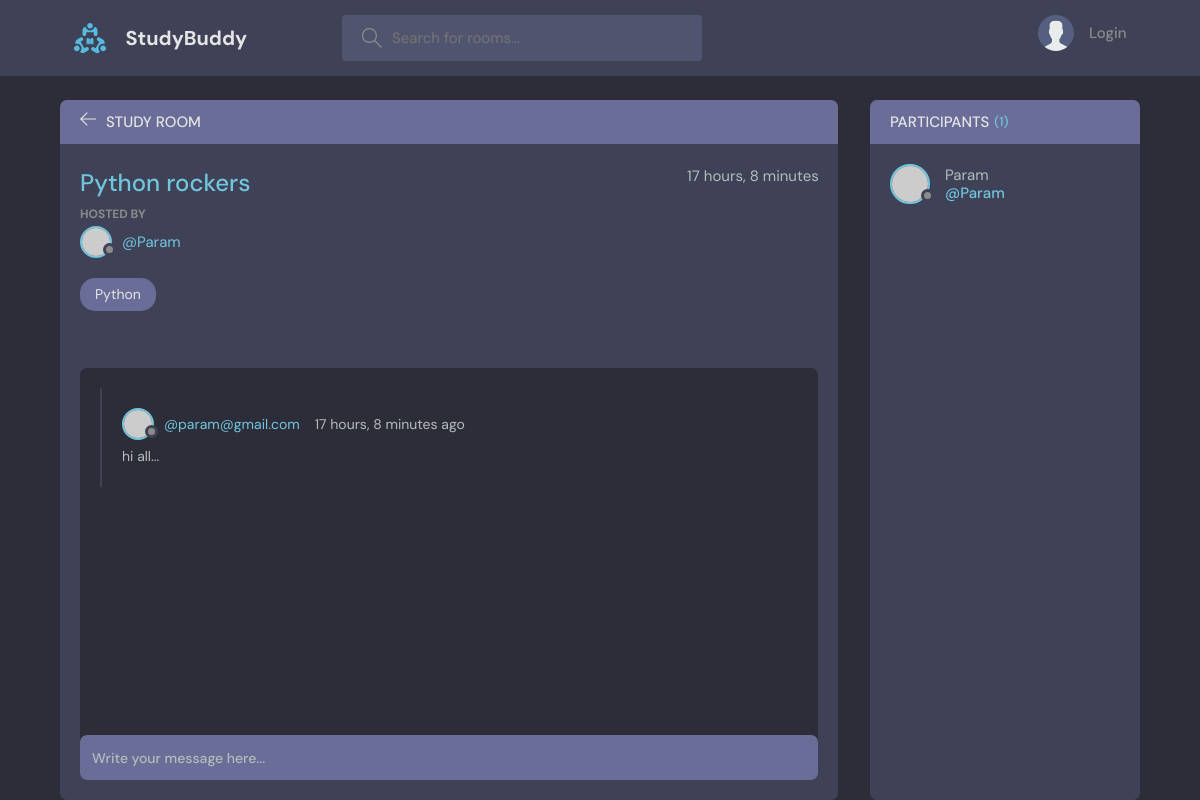
The page /room/1/ on the database its author committed.
### base/models.py (models this page shows, shortened)
class Room(models.Model):
    host=models.ForeignKey(User,on_delete=models.SET_NULL,null=True)
    topic=models.ForeignKey(Topic,on_delete=models.SET_NULL,null=True)
    name=models.CharField(max_length=200)
    participants=models.ManyToManyField(User,related_name="participants",blank=True)
    description=models.TextField(null=True,blank=True)
    updated=models.DateTimeField(auto_now=True)
    created=models.DateTimeField(auto_now_add=True)
    class Meta():
        ordering=['-updated','-created']

class User(AbstractUser):
    name=models.CharField(max_length=200,null=True)
    email = models.EmailField(max_length=255, unique=True)
    bio=models.TextField(null=True)
    avatar=models.ImageField(null=True,default="avatat.svg")
    USERNAME_FIELD="email"
    REQUIRED_FIELDS=[]

class Topic(models.Model):
    name=models.CharField(max_length=200)
    def __str__(self):
        return self.name

class Message(models.Model):
    user=models.ForeignKey(User,on_delete=models.CASCADE)
    room=models.ForeignKey(Room,on_delete=models.CASCADE)
    body=models.TextField()
    updated=models.DateTimeField(auto_now=True)
    created=models.DateTimeField(auto_now_add=True)
    class Meta():
        ordering=['-updated','-created']
    def __str__(self):
        return self.body[:50]

### base/views.py (the view)
# urls.py: path('room/<str:pk>/',views.getRoom),
def room(req,pk):
    data=Room.objects.get(id=pk)
    room_messages=data.message_set.all()
    participants=data.participants.all()
    if req.method=='POST':
        Message.objects.create(user=req.user,room=data,body=req.POST.get('body'))
        data.participants.add(req.user)
        return redirect('room',pk=data.id)
    print("🚀 ~ room_messages:", room_messages)
    context={'room':data,'room_messages':room_messages,'participants':participants}
    return render(req,"base/room.html",context)

### base/templates/base/room.html (shortened to what this page needs)
{%extends 'main.html'%} {%block content%}
<main class="profile-page layout layout--2">
  <div class="container">
    <div class="room">
      <div class="room__top">
        <div class="room__topLeft">
          <a href="{%url 'home'%}">
            <svg
              version="1.1"
              xmlns="http://www.w3.org/2000/svg"
              width="32"
              height="32"
              viewBox="0 0 32 32"
            >
              <title>arrow-left</title>
              <path
                d="M13.723 2.286l-13.723 13.714 13.719 13.714 1.616-1.611-10.96-10.96h27.625v-2.286h-27.625l10.965-10.965-1.616-1.607z"
              ></path>
            </svg>
          </a>
          <h3>Study Room</h3>
        </div>
      </div>
      <div class="room__box scroll">
        <div class="room__header scroll">
          <div class="room__info">
            <h3>{{room.name}}</h3>
            <span>{{room.created|timesince}}</span>
          </div>
          <div class="room__hosted">
            <p>Hosted By</p>
            <a href="{%url 'user-profile' room.host.id%}" class="room__author">
              <div class="avatar avatar--small">
                <img src="https://randomuser.me/api/portraits/men/37.jpg" />
              </div>
              <span>@{{room.host.username}}</span>
            </a>
          </div>
          <span class="room__topics">{{room.topic}}</span>
        </div>
        <div class="room__conversation">
          <div class="threads scroll">
            {% for message in room_messages %}
            <div class="thread">
              <div class="thread__top">
                <div class="thread__author">
                  <a href="#" class="thread__authorInfo">
                    <div class="avatar avatar--small">
                      <img
                        src="https://randomuser.me/api/portraits/men/37.jpg"
                      />
                    </div>
                    <span>@{{message.user}}</span>
                  </a>
                  <span class="thread__date">{{message.created | timesince}} ago</span>
                </div>
              </div>
              <div class="thread__details">
                {{message.body}}
              </div>
            </div>
            {% endfor %}
          </div>
        </div>
      </div>
      <div class="room__message">
        <form action="" method="POST">
          <input  name="body" placeholder="Write your message here..." />
        </form>
      </div>
    </div>
    <div class="participants">
      <h3 class="participants__top">Participants <span>({{participants.count}})</span></h3>
      <div class="participants__list scroll">
        {% for user in participants %}
        <a href="{url 'user-profile' user.id}" class="participant">
          <div class="avatar avatar--medium">
            <img src="https://randomuser.me/api/portraits/men/37.jpg" />
          </div>
          <p>
            {{user.username}}
            <span>@{{user.username}}</span>
          </p>
        </a>
        {% endfor %}
      </div>
    </div>
  </div>
</main>
{% endblock content %}

### rows shown on the page
Room: name "Python rockers", created "17 hours, 8 minutes", host.username "Param", topic "Python"
Message: user "param@gmail.com", created "17 hours, 8 minutes", body "hi all..."
User: username "Param"

### other values the page prints
{{ participants.count }} "1"
